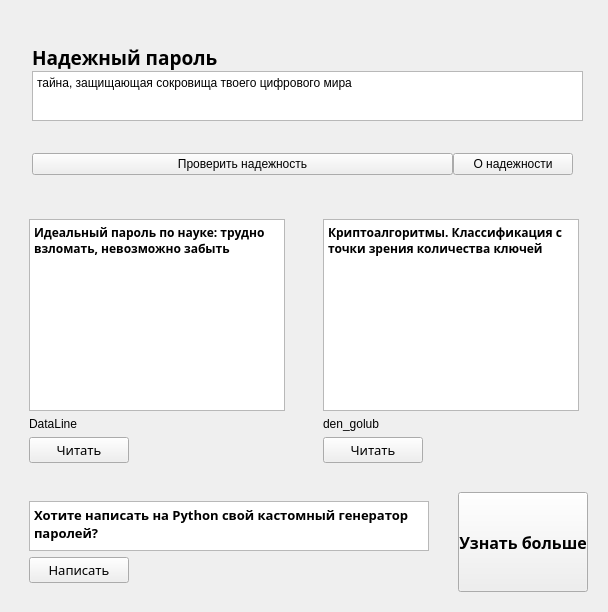
           <widget class="QWidget" name="mainPage" native="true">
            <property name="sizePolicy">
             <sizepolicy hsizetype="Expanding" vsizetype="Expanding">
              <horstretch>0</horstretch>
              <verstretch>0</verstretch>
             </sizepolicy>
            </property>
            <property name="minimumSize">
             <size>
              <width>0</width>
              <height>0</height>
             </size>
            </property>
            <property name="maximumSize">
             <size>
              <width>16777215</width>
              <height>16777215</height>
             </size>
            </property>
            <layout class="QVBoxLayout" name="verticalLayout_10">
             <property name="spacing">
              <number>20</number>
             </property>
             <property name="leftMargin">
              <number>20</number>
             </property>
             <property name="topMargin">
              <number>20</number>
             </property>
             <property name="rightMargin">
              <number>20</number>
             </property>
             <property name="bottomMargin">
              <number>20</number>
             </property>
             <item>
              <widget class="QWidget" name="header" native="true">
               <property name="sizePolicy">
                <sizepolicy hsizetype="Preferred" vsizetype="Preferred">
                 <horstretch>0</horstretch>
                 <verstretch>0</verstretch>
                </sizepolicy>
               </property>
               <property name="minimumSize">
                <size>
                 <width>0</width>
                 <height>170</height>
                </size>
               </property>
               <property name="maximumSize">
                <size>
                 <width>16777215</width>
                 <height>170</height>
                </size>
               </property>
               <layout class="QHBoxLayout" name="horizontalLayout_9">
                <property name="spacing">
                 <number>0</number>
                </property>
                <property name="leftMargin">
                 <number>5</number>
                </property>
                <property name="topMargin">
                 <number>5</number>
                </property>
                <property name="rightMargin">
                 <number>5</number>
                </property>
                <property name="bottomMargin">
                 <number>5</number>
                </property>
                <item>
                 <widget class="QLabel" name="image">
                  <property name="maximumSize">
                   <size>
                    <width>140</width>
                    <height>140</height>
                   </size>
                  </property>
                  <property name="text">
                   <string/>
                  </property>
                  <property name="pixmap">
                   <pixmap resource="../icon.qrc">:/pics/res/image.png</pixmap>
                  </property>
                  <property name="scaledContents">
                   <bool>true</bool>
                  </property>
                 </widget>
                </item>
                <item alignment="Qt::AlignVCenter">
                 <widget class="QWidget" name="widget_8" native="true">
                  <property name="sizePolicy">
                   <sizepolicy hsizetype="Expanding" vsizetype="Expanding">
                    <horstretch>0</horstretch>
                    <verstretch>0</verstretch>
                   </sizepolicy>
                  </property>
                  <property name="minimumSize">
                   <size>
                    <width>0</width>
                    <height>140</height>
                   </size>
                  </property>
                  <property name="maximumSize">
                   <size>
                    <width>16777215</width>
                    <height>140</height>
                   </size>
                  </property>
                  <layout class="QVBoxLayout" name="verticalLayout_25">
                   <property name="spacing">
                    <number>0</number>
                   </property>
                   <property name="leftMargin">
                    <number>0</number>
                   </property>
                   <property name="rightMargin">
                    <number>0</number>
                   </property>
                   <property name="bottomMargin">
                    <number>0</number>
                   </property>
                   <item alignment="Qt::AlignTop">
                    <widget class="QLabel" name="postTitle">
                     <property name="sizePolicy">
                      <sizepolicy hsizetype="Fixed" vsizetype="Fixed">
                       <horstretch>0</horstretch>
                       <verstretch>0</verstretch>
                      </sizepolicy>
                     </property>
                     <property name="font">
                      <font>
                       <family>Segoe UI Semibold</family>
                       <pointsize>14</pointsize>
                       <bold>true</bold>
                      </font>
                     </property>
                     <property name="text">
                      <string>Надежный пароль</string>
                     </property>
                    </widget>
                   </item>
                   <item>
                    <widget class="QPlainTextEdit" name="plainTextEdit">
                     <property name="sizePolicy">
                      <sizepolicy hsizetype="Expanding" vsizetype="Fixed">
                       <horstretch>0</horstretch>
                       <verstretch>0</verstretch>
                      </sizepolicy>
                     </property>
                     <property name="maximumSize">
                      <size>
                       <width>16777215</width>
                       <height>50</height>
                      </size>
                     </property>
                     <property name="readOnly">
                      <bool>true</bool>
                     </property>
                     <property name="plainText">
                      <string>тайна, защищающая сокровища твоего цифрового мира</string>
                     </property>
                    </widget>
                   </item>
                   <item>
                    <spacer name="verticalSpacer_7">
                     <property name="orientation">
                      <enum>Qt::Vertical</enum>
                     </property>
                     <property name="sizeHint" stdset="0">
                      <size>
                       <width>20</width>
                       <height>40</height>
                      </size>
                     </property>
                    </spacer>
                   </item>
                   <item>
                    <widget class="QWidget" name="widget_9" native="true">
                     <layout class="QHBoxLayout" name="horizontalLayout_10">
                      <property name="spacing">
                       <number>0</number>
                      </property>
                      <property name="leftMargin">
                       <number>0</number>
                      </property>
                      <property name="topMargin">
                       <number>0</number>
                      </property>
                      <property name="rightMargin">
                       <number>10</number>
                      </property>
                      <property name="bottomMargin">
                       <number>0</number>
                      </property>
                      <item>
                       <widget class="QPushButton" name="checkBtn">
                        <property name="minimumSize">
                         <size>
                          <width>150</width>
                          <height>0</height>
                         </size>
                        </property>
                        <property name="maximumSize">
                         <size>
                          <width>16777215</width>
                          <height>16777215</height>
                         </size>
                        </property>
                        <property name="cursor">
                         <cursorShape>PointingHandCursor</cursorShape>
                        </property>
                        <property name="text">
                         <string>Проверить надежность</string>
                        </property>
                       </widget>
                      </item>
                      <item>
                       <widget class="QPushButton" name="readBtn3">
                        <property name="minimumSize">
                         <size>
                          <width>120</width>
                          <height>0</height>
                         </size>
                        </property>
                        <property name="maximumSize">
                         <size>
                          <width>120</width>
                          <height>16777215</height>
                         </size>
                        </property>
                        <property name="text">
                         <string>О надежности</string>
                        </property>
                       </widget>
                      </item>
                     </layout>
                    </widget>
                   </item>
                  </layout>
                 </widget>
                </item>
               </layout>
              </widget>
             </item>
             <item>
              <widget class="QWidget" name="widget_4" native="true">
               <property name="sizePolicy">
                <sizepolicy hsizetype="Expanding" vsizetype="Expanding">
                 <horstretch>0</horstretch>
                 <verstretch>0</verstretch>
                </sizepolicy>
               </property>
               <property name="minimumSize">
                <size>
                 <width>0</width>
                 <height>0</height>
                </size>
               </property>
               <property name="maximumSize">
                <size>
                 <width>16777215</width>
                 <height>16777215</height>
                </size>
               </property>
               <layout class="QHBoxLayout" name="horizontalLayout_5">
                <property name="spacing">
                 <number>20</number>
                </property>
                <property name="leftMargin">
                 <number>0</number>
                </property>
                <property name="topMargin">
                 <number>0</number>
                </property>
                <property name="rightMargin">
                 <number>0</number>
                </property>
                <property name="bottomMargin">
                 <number>0</number>
                </property>
                <item>
                 <widget class="QWidget" name="check" native="true">
                  <property name="minimumSize">
                   <size>
                    <width>0</width>
                    <height>0</height>
                   </size>
                  </property>
                  <property name="maximumSize">
                   <size>
                    <width>16777215</width>
                    <height>16777215</height>
                   </size>
                  </property>
                  <layout class="QVBoxLayout" name="verticalLayout_22">
                   <item>
                    <widget class="QPlainTextEdit" name="newsTitle">
                     <property name="sizePolicy">
                      <sizepolicy hsizetype="Expanding" vsizetype="Expanding">
                       <horstretch>0</horstretch>
                       <verstretch>0</verstretch>
                      </sizepolicy>
                     </property>
                     <property name="maximumSize">
                      <size>
                       <width>16777215</width>
                       <height>16777215</height>
                      </size>
                     </property>
                     <property name="font">
                      <font>
                       <family>Segoe UI Semibold</family>
                       <pointsize>9</pointsize>
                       <bold>true</bold>
                      </font>
                     </property>
                     <property name="verticalScrollBarPolicy">
                      <enum>Qt::ScrollBarAlwaysOff</enum>
                     </property>
                     <property name="horizontalScrollBarPolicy">
                      <enum>Qt::ScrollBarAlwaysOff</enum>
                     </property>
                     <property name="plainText">
                      <string>Идеальный пароль по науке: трудно взломать, невозможно забыть</string>
                     </property>
                    </widget>
                   </item>
                   <item alignment="Qt::AlignBottom">
                    <widget class="QLabel" name="from1">
                     <property name="text">
                      <string>DataLine</string>
                     </property>
                    </widget>
                   </item>
                   <item>
                    <widget class="QPushButton" name="readBtn">
                     <property name="sizePolicy">
                      <sizepolicy hsizetype="Fixed" vsizetype="Fixed">
                       <horstretch>0</horstretch>
                       <verstretch>0</verstretch>
                      </sizepolicy>
                     </property>
                     <property name="minimumSize">
                      <size>
                       <width>100</width>
                       <height>0</height>
                      </size>
                     </property>
                     <property name="font">
                      <font>
                       <family>Segoe UI Semilight</family>
                       <pointsize>10</pointsize>
                       <bold>false</bold>
                      </font>
                     </property>
                     <property name="cursor">
                      <cursorShape>PointingHandCursor</cursorShape>
                     </property>
                     <property name="text">
                      <string>Читать</string>
                     </property>
                    </widget>
                   </item>
                  </layout>
                 </widget>
                </item>
                <item>
                 <widget class="QWidget" name="alg" native="true">
                  <property name="minimumSize">
                   <size>
                    <width>0</width>
                    <height>0</height>
                   </size>
                  </property>
                  <property name="maximumSize">
                   <size>
                    <width>16777215</width>
                    <height>16777215</height>
                   </size>
                  </property>
                  <layout class="QVBoxLayout" name="verticalLayout_24">
                   <item>
                    <widget class="QPlainTextEdit" name="newsTitle2">
                     <property name="sizePolicy">
                      <sizepolicy hsizetype="Expanding" vsizetype="Expanding">
                       <horstretch>0</horstretch>
                       <verstretch>0</verstretch>
                      </sizepolicy>
                     </property>
                     <property name="maximumSize">
                      <size>
                       <width>16777215</width>
                       <height>16777215</height>
                      </size>
                     </property>
                     <property name="font">
                      <font>
                       <family>Segoe UI Semibold</family>
                       <pointsize>9</pointsize>
                       <bold>true</bold>
                      </font>
                     </property>
                     <property name="verticalScrollBarPolicy">
                      <enum>Qt::ScrollBarAlwaysOff</enum>
                     </property>
                     <property name="horizontalScrollBarPolicy">
                      <enum>Qt::ScrollBarAlwaysOff</enum>
                     </property>
                     <property name="plainText">
                      <string>Криптоалгоритмы. Классификация с точки зрения количества ключей</string>
                     </property>
                    </widget>
                   </item>
                   <item alignment="Qt::AlignBottom">
                    <widget class="QLabel" name="from2">
                     <property name="text">
                      <string>den_golub</string>
                     </property>
                    </widget>
                   </item>
                   <item>
                    <widget class="QPushButton" name="readBtn2">
                     <property name="sizePolicy">
                      <sizepolicy hsizetype="Fixed" vsizetype="Fixed">
                       <horstretch>0</horstretch>
                       <verstretch>0</verstretch>
                      </sizepolicy>
                     </property>
                     <property name="minimumSize">
                      <size>
                       <width>100</width>
                       <height>0</height>
                      </size>
                     </property>
                     <property name="font">
                      <font>
                       <family>Segoe UI Semilight</family>
                       <pointsize>10</pointsize>
                       <bold>false</bold>
                      </font>
                     </property>
                     <property name="cursor">
                      <cursorShape>PointingHandCursor</cursorShape>
                     </property>
                     <property name="text">
                      <string>Читать</string>
                     </property>
                    </widget>
                   </item>
                  </layout>
                 </widget>
                </item>
               </layout>
              </widget>
             </item>
             <item alignment="Qt::AlignTop">
              <widget class="QWidget" name="widget_7" native="true">
               <property name="maximumSize">
                <size>
                 <width>16777215</width>
                 <height>150</height>
                </size>
               </property>
               <property name="cursor">
                <cursorShape>ArrowCursor</cursorShape>
               </property>
               <layout class="QHBoxLayout" name="horizontalLayout_2">
                <property name="spacing">
                 <number>20</number>
                </property>
                <property name="leftMargin">
                 <number>0</number>
                </property>
                <property name="topMargin">
                 <number>0</number>
                </property>
                <property name="rightMargin">
                 <number>0</number>
                </property>
                <property name="bottomMargin">
                 <number>0</number>
                </property>
                <item>
                 <widget class="QWidget" name="custom" native="true">
                  <property name="sizePolicy">
                   <sizepolicy hsizetype="Expanding" vsizetype="Expanding">
                    <horstretch>0</horstretch>
                    <verstretch>0</verstretch>
                   </sizepolicy>
                  </property>
                  <property name="minimumSize">
                   <size>
                    <width>0</width>
                    <height>100</height>
                   </size>
                  </property>
                  <property name="maximumSize">
                   <size>
                    <width>16777215</width>
                    <height>100</height>
                   </size>
                  </property>
                  <layout class="QVBoxLayout" name="verticalLayout_21">
                   <item>
                    <widget class="QPlainTextEdit" name="label_4">
                     <property name="font">
                      <font>
                       <family>Segoe UI Semibold</family>
                       <pointsize>10</pointsize>
                       <bold>true</bold>
                      </font>
                     </property>
                     <property name="verticalScrollBarPolicy">
                      <enum>Qt::ScrollBarAlwaysOff</enum>
                     </property>
                     <property name="horizontalScrollBarPolicy">
                      <enum>Qt::ScrollBarAlwaysOff</enum>
                     </property>
                     <property name="plainText">
                      <string>Хотите написать на Python свой кастомный генератор паролей?</string>
                     </property>
                    </widget>
                   </item>
                   <item>
                    <widget class="QPushButton" name="custBtn">
                     <property name="sizePolicy">
                      <sizepolicy hsizetype="Fixed" vsizetype="Fixed">
                       <horstretch>0</horstretch>
                       <verstretch>0</verstretch>
                      </sizepolicy>
                     </property>
                     <property name="minimumSize">
                      <size>
                       <width>100</width>
                       <height>0</height>
                      </size>
                     </property>
                     <property name="font">
                      <font>
                       <family>Segoe UI Semilight</family>
                       <pointsize>10</pointsize>
                       <bold>false</bold>
                      </font>
                     </property>
                     <property name="cursor">
                      <cursorShape>PointingHandCursor</cursorShape>
                     </property>
                     <property name="text">
                      <string>Написать</string>
                     </property>
                    </widget>
                   </item>
                  </layout>
                 </widget>
                </item>
                <item>
                 <widget class="QPushButton" name="moreBtn">
                  <property name="sizePolicy">
                   <sizepolicy hsizetype="Expanding" vsizetype="Preferred">
                    <horstretch>0</horstretch>
                    <verstretch>0</verstretch>
                   </sizepolicy>
                  </property>
                  <property name="minimumSize">
                   <size>
                    <width>130</width>
                    <height>0</height>
                   </size>
                  </property>
                  <property name="maximumSize">
                   <size>
                    <width>130</width>
                    <height>100</height>
                   </size>
                  </property>
                  <property name="font">
                   <font>
                    <family>Segoe UI Semibold</family>
                    <pointsize>12</pointsize>
                    <bold>true</bold>
                   </font>
                  </property>
                  <property name="cursor">
                   <cursorShape>PointingHandCursor</cursorShape>
                  </property>
                  <property name="text">
                   <string>Узнать больше</string>
                  </property>
                 </widget>
                </item>
               </layout>
              </widget>
             </item>
            </layout>
           </widget>
